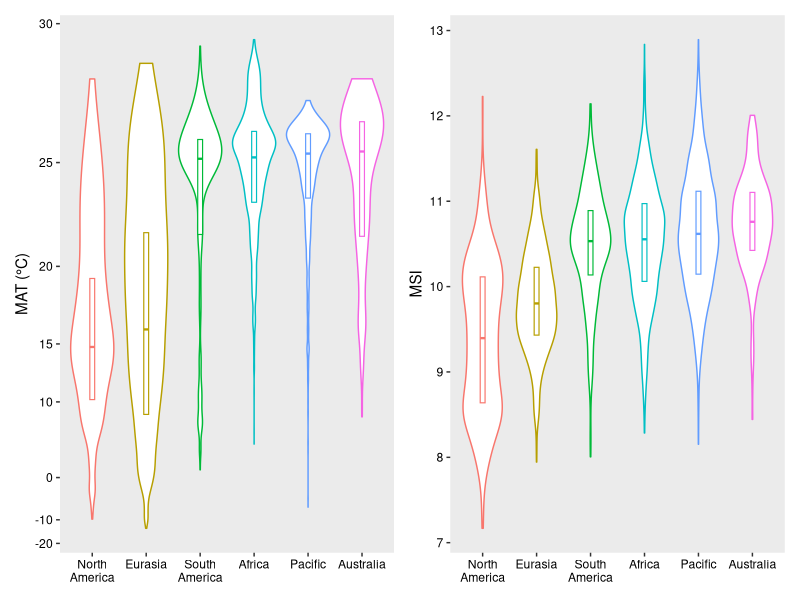
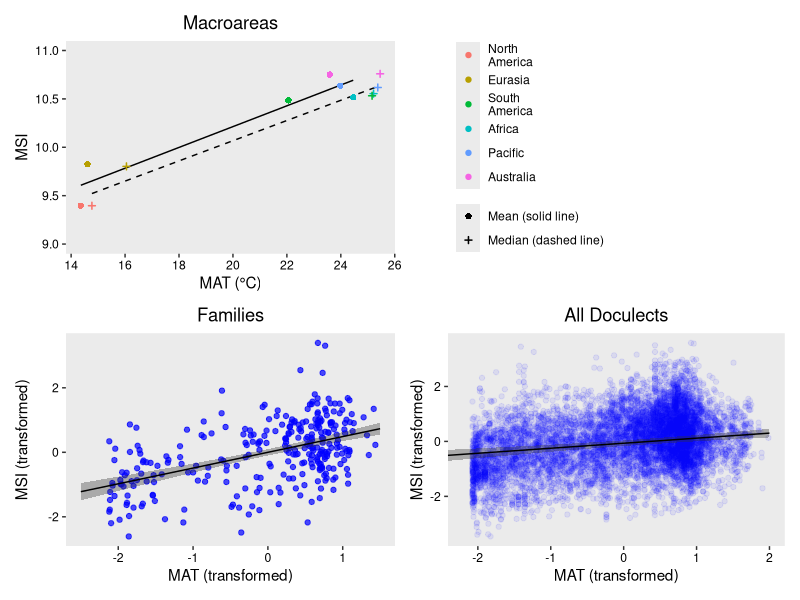
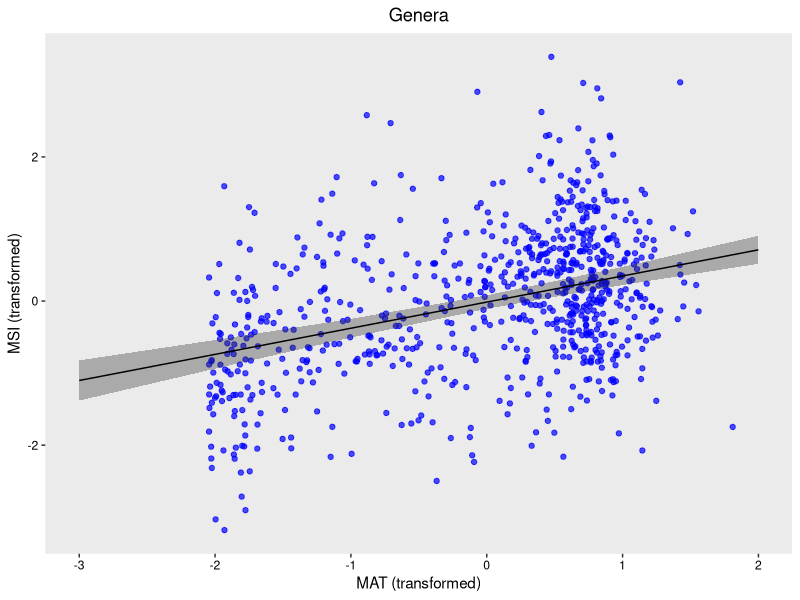
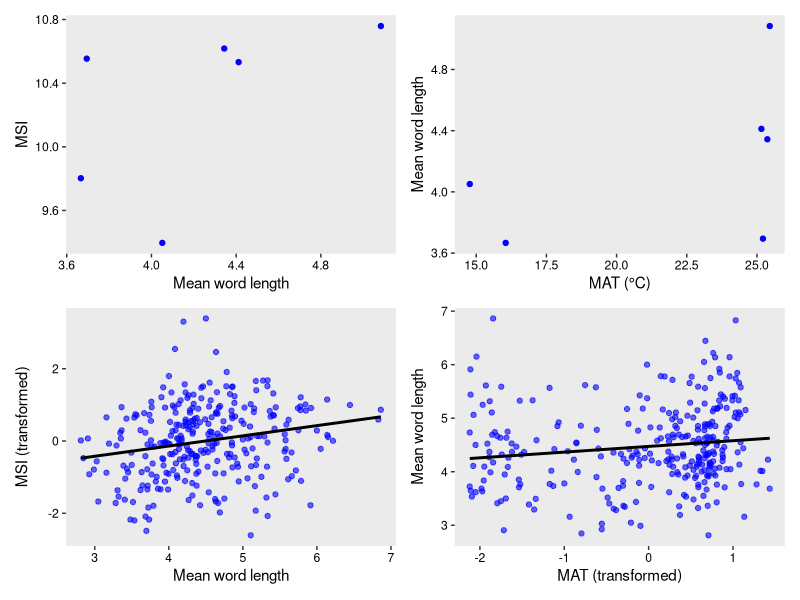
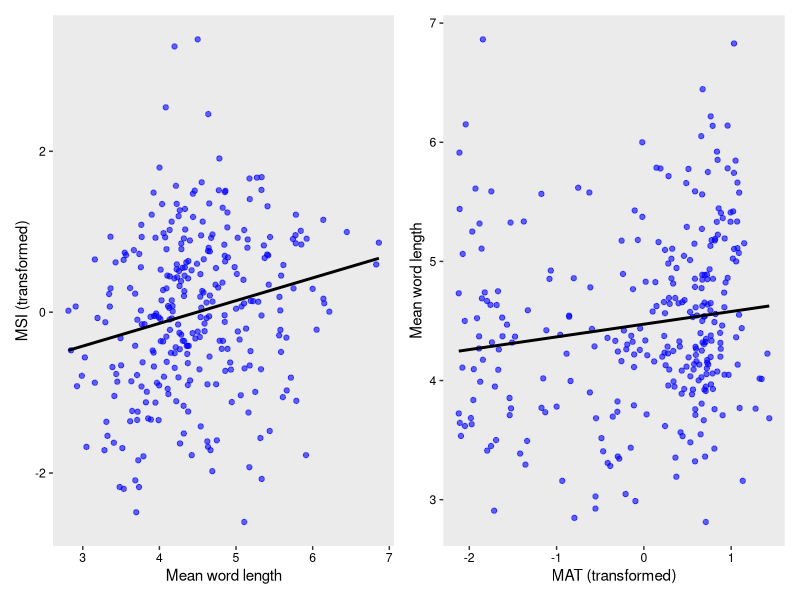
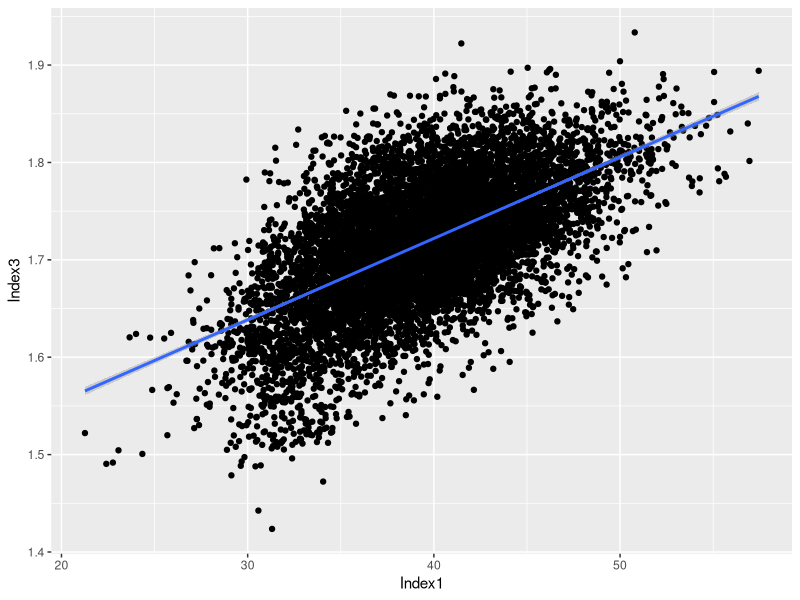
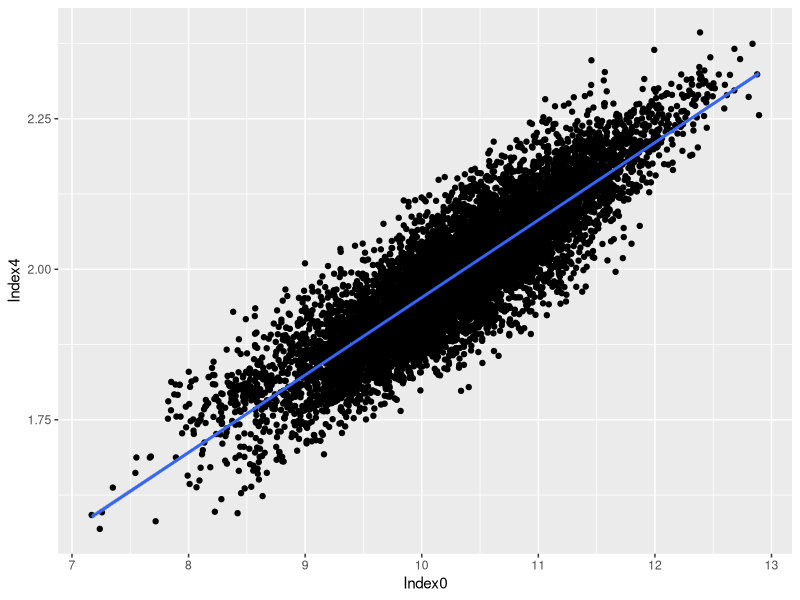
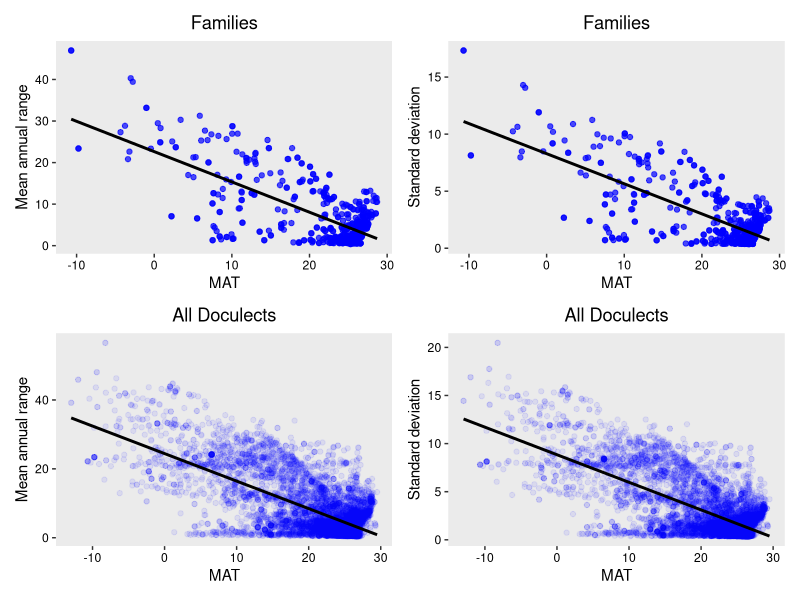

Generate these figures, in order, with R:
library(lmerTest)
library(ggplot2)
library(ggrepel)
library(ggeffects)
library(dplyr)
library(effects)
library(patchwork)
library(tibble)


# Read csv files
# ==============

d_mac <- read.csv(file = "data_macroarea.csv")
d_fam <- read.csv(file = "data_family.csv")
d_gen <- read.csv(file = "data_genus.csv")
d_all <- read.csv(file = "data.csv")

d_mac$Macroarea <- sub("Am", "\nAm", d_mac$Macroarea)
d_all$Macroarea <- sub("Am", "\nAm", d_all$Macroarea)
d_mac_mean <- d_mac %>% filter(Method == "mean")
d_mac_med <- d_mac %>% filter(Method == "median")
d_fam_mean <- d_fam %>% filter(Method == "mean")
d_gen_mean <- d_gen %>% filter(Method == "mean")


# Fit models
# ==========

m_mac_mean <- lm(Index0 ~ T, data = d_mac_mean)
m_mac_med <- lm(Index0 ~ T, data = d_mac_med)
m_fam <- lm(Index0_trans ~ T_trans, data = d_fam_mean)
m_gen <- lmer(Index0_trans ~ T_trans + (T_trans | Family), data = d_gen)
m_gen_1 <- lmer(Index0_trans ~ T_trans + (1 | Family), data = d_gen)
m_all <- lmer(Index0_trans ~ T_trans + (T_trans | Family), data = d_all)
m_all_1 <- lmer(Index0_trans ~ T_trans + (1 | Family), data = d_all)
anova(m_gen, m_gen_1)  # p < 0.001. Use m_gen
anova(m_all, m_all_1)  # p < 0.001. Use m_all

summary(m_mac_mean)
summary(m_mac_med)
summary(m_fam)
summary(m_gen)
summary(m_all)


# Plot distribution
# =================

order <- d_mac_med[order(d_mac_med$Index0), ]$Macroarea
d_mac$Macroarea <- factor(d_mac$Macroarea, levels = order) # reorder by medians
d_all$Macroarea <- factor(d_all$Macroarea, levels = order)

p01 <- ggplot(d_all, aes(x = Macroarea, y = T, color = Macroarea)) +
  geom_violin(scale = "width", width = 0.8) +
  geom_boxplot(width = 0.09, lwd = 0.4, outlier.shape = NA, coef = 0) +
  theme(panel.grid.major = element_blank(), panel.grid.minor = element_blank(),
        axis.text.x = element_text(color = "black"),
        axis.text.y = element_text(color = "black"),
        legend.position = "none", axis.title.x = element_blank()) +
  coord_trans(y = scales::exp_trans(1.06)) +
  scale_y_continuous(breaks = c(-20,-10,0,10,15,20,25,30)) +
  ylab("MAT (°C)")
p02 <- ggplot(d_all, aes(x = Macroarea, y = Index0, color = Macroarea)) +
  geom_violin(scale = "width", width = 0.75) +
  geom_boxplot(width = 0.09, lwd = 0.4, outlier.shape = NA, coef = 0) +
  theme(panel.grid.major = element_blank(), panel.grid.minor = element_blank(),
        axis.text.x = element_text(color = "black"),
        axis.text.y = element_text(color = "black"),
        legend.position = "none", axis.title.x = element_blank()) +
  ylab("MSI")
p01 + p02
# Then, save as distribution.pdf (7 * 4 inches)


# Plot correlation
# ================

e_mac_mean <- ggpredict(m_mac_mean, terms = "T")
e_mac_med <- ggpredict(m_mac_med, terms = "T")
e_fam <- ggpredict(m_fam, terms = "T_trans")
e_gen <- ggpredict(m_gen, terms = "T_trans")
e_all <- ggpredict(m_all, terms = "T_trans")

p1_labels <- c("Mean (solid line)", "Median (dashed line)")
p1 <- ggplot() +
  geom_line(data = e_mac_mean, aes(x, predicted)) +
  geom_line(data = e_mac_med, aes(x, predicted), linetype = "dashed") +
  geom_point(data = d_mac, aes(T, Index0, color = Macroarea,
                               shape = Method, stroke = Method, size = Method)) +
  scale_shape_manual(labels = p1_labels, values = c(16, 3)) +
  scale_size_manual(labels = p1_labels, values = c(1.5, 1.1)) +
  scale_discrete_manual(labels = p1_labels, aesthetics = "stroke", values = c(1, 0.8)) +
  theme(panel.grid.major = element_blank(), panel.grid.minor = element_blank(),
        axis.text.x = element_text(color = "black"),
        axis.text.y = element_text(color = "black"),
        legend.title = element_blank(),
        legend.spacing.y = unit(-0.5, "cm"), legend.margin = margin(),
        plot.title = element_text(hjust = 0.5)) +
  coord_cartesian(ylim = c(9, 11)) +
  ggtitle("Macroareas") +
  xlab("MAT (°C)") + ylab("MSI")
p2 <- ggplot() +
  geom_point(data = d_fam_mean, aes(T_trans, Index0_trans), color = "blue", alpha = 0.7) +
  geom_ribbon(data = e_fam, aes(x, ymin = conf.low, ymax = conf.high), alpha = 0.35) +
  geom_line(data = e_fam, aes(x, predicted)) +
  theme(panel.grid.major = element_blank(), panel.grid.minor = element_blank(),
        axis.text.x = element_text(color = "black"),
        axis.text.y = element_text(color = "black"),
        plot.title = element_text(hjust = 0.5)) +
  ggtitle("Families") +
  xlab("MAT (transformed)") + ylab("MSI (transformed)")
p3 <- ggplot() +
  geom_point(data = d_all, aes(T_trans, Index0_trans), color = "blue", alpha = 0.08) +
  geom_ribbon(data = e_all, aes(x, ymin = conf.low, ymax = conf.high), alpha = 0.35) +
  geom_line(data = e_all, aes(x, predicted)) +
  theme(panel.grid.major = element_blank(), panel.grid.minor = element_blank(),
        axis.text.x = element_text(color = "black"),
        axis.text.y = element_text(color = "black"),
        plot.title = element_text(hjust = 0.5)) +
  coord_cartesian(xlim = c(-2.2, 2)) +
  ggtitle("All Doculects") +
  xlab("MAT (transformed)") + ylab("MSI (transformed)")
p1 + guide_area() + p2 + p3 + plot_layout(guides = "collect", design = "AAB#\nCCDD")
# Then, save as correlation.pdf (6 * 6 inches)

ggplot() +
  geom_point(data = d_gen_mean, aes(T_trans, Index0_trans), color = "blue", alpha = 0.7) +
  geom_ribbon(data = e_gen, aes(x, ymin = conf.low, ymax = conf.high), alpha = 0.35) +
  geom_line(data = e_gen, aes(x, predicted)) +
  theme(panel.grid.major = element_blank(), panel.grid.minor = element_blank(),
        axis.text.x = element_text(color = "black"),
        axis.text.y = element_text(color = "black"),
        plot.title = element_text(hjust = 0.5)) +
  ggtitle("Genera") +
  xlab("MAT (transformed)") + ylab("MSI (transformed)")
# Then, save as correlation_genera.pdf (4 * 4 inches) (for SI)


# Correlation with word length
# ============================

m_s_wl_mac <- lm(Index0 ~ WL,  data = d_mac_med)
m_t_wl_mac <- lm(WL ~ T, data = d_mac_med)
m_s_wl_fam <- lm(Index0_trans ~ WL,  data = d_fam_mean)
m_t_wl_fam <- lm(WL ~ T_trans, data = d_fam_mean)
m_s_wl_all <- lm(Index0 ~ WL,  data = d_all)
m_t_wl_all <- lm(WL ~ T_trans, data = d_all)
summary(m_s_wl_mac)
summary(m_t_wl_mac)
summary(m_s_wl_fam)
summary(m_t_wl_fam)
summary(m_s_wl_all)
summary(m_t_wl_all)

p1 <- ggplot(d_mac_med, aes(WL, Index0)) +
  geom_point(color = "blue") +
  theme(panel.grid.major = element_blank(), panel.grid.minor = element_blank(),
        axis.text.x = element_text(color = "black"),
        axis.text.y = element_text(color = "black")) +
  xlab('Mean word length') + ylab('MSI')
p2 <- ggplot(d_mac_med, aes(T, WL)) +
  geom_point(color = "blue") +
  theme(panel.grid.major = element_blank(), panel.grid.minor = element_blank(),
        axis.text.x = element_text(color = "black"),
        axis.text.y = element_text(color = "black")) +
  xlab('MAT (°C)') + ylab('Mean word length')
p3 <- ggplot(d_fam_mean, aes(WL, Index0_trans)) +
  geom_point(color = "blue", alpha = 0.6) +
  geom_smooth(method = lm, color = "black", se = F) +
  theme(panel.grid.major = element_blank(), panel.grid.minor = element_blank(),
        axis.text.x = element_text(color = "black"),
        axis.text.y = element_text(color = "black")) +
  xlab('Mean word length') + ylab('MSI (transformed)')
p4 <- ggplot(d_fam_mean, aes(T_trans, WL)) +
  geom_point(color = "blue", alpha = 0.6) +
  geom_smooth(method = lm, color = "black", se = F) +
  theme(panel.grid.major = element_blank(), panel.grid.minor = element_blank(),
        axis.text.x = element_text(color = "black"),
        axis.text.y = element_text(color = "black")) +
  xlab('MAT (transformed)') + ylab('Mean word length')
p1 + p2 + p3 + p4  # Unused
p3 + p4
# Then, save as word_length.pdf (6 * 3 inches)

m_wl_fam_1 <- lm(Index0_trans ~ T_trans * WL, data = d_fam_mean)
m_wl_fam_2 <- lm(Index0_trans ~ T_trans + WL, data = d_fam_mean)
anova(m_wl_fam_1, m_wl_fam_2)  # Not significant. Use 2
m_wl_fam_3 <- lm(Index0_trans ~ T_trans, data = d_fam_mean)
m_wl_fam_4 <- lm(Index0_trans ~ WL, data = d_fam_mean)
anova(m_wl_fam_2, m_wl_fam_3)  # Significant. Use 2
anova(m_wl_fam_2, m_wl_fam_4)  # Significant. Use 2
summary(m_wl_fam_2)

# Unused
m_wl_all_1 <- lmer(Index0_trans ~ T_trans * WL + (T_trans * WL | Family), data = d_all)
m_wl_all_2 <- lmer(Index0_trans ~ T_trans * WL + (T_trans + WL | Family), data = d_all)
m_wl_all_3 <- lmer(Index0_trans ~ T_trans + WL + (T_trans * WL | Family), data = d_all)
m_wl_all_4 <- lmer(Index0_trans ~ T_trans + WL + (T_trans + WL | Family), data = d_all)
m_wl_all_5 <- lmer(Index0_trans ~ T_trans + (T_trans * WL | Family), data = d_all)
anova(m_wl_all_1, m_wl_all_2)  # Significant. Use 1
anova(m_wl_all_1, m_wl_all_3)  # Not significant. Use 3
anova(m_wl_all_3, m_wl_all_4)  # Significant. Use 3
anova(m_wl_all_3, m_wl_all_5)  # Significant. Use 3
summary(m_wl_all_3)


# Linear correlation between different sonority scales (for SI)
# =============================================================

r2s <- matrix(0, 5, 5)
ps <- matrix(0, 5, 5)
for (i in 0:4) {
  for (j in 0:4) {
    if (i == j) next
    fomula <- paste("Index", i, " ~ ", "Index", j, sep = "")
    fomula_trans <- paste("Index", i, "_trans ~ ", "Index", j, "_trans", sep = "")
    r2s[i + 1, j + 1] <- summary(lm(fomula, data = d_all))$r.squared
    ps[i + 1, j + 1] <- summary(lm(fomula, data = d_all))$coefficients[8]
  }
}
print(r2s)
print(ps)

ggplot(d_all, aes(x = Index1, y = Index3)) + geom_point() + geom_smooth(method = lm)
ggplot(d_all, aes(x = Index0, y = Index4)) + geom_point() + geom_smooth(method = lm)
m_in0_in4 <- lm(Index4 ~ Index0, data = d_all)
summary(m_in0_in4)


# Linear correlation between mean annual range or standard deviation
# ==================================================================

m_all_diff_sd <- lm(T_sd ~ T_diff, data = d_all)
summary(m_all_diff_sd)

m_fam_diff_0 <- lm(Index0_trans ~ T_trans * T_diff, data = d_fam)
m_fam_diff_1 <- lm(Index0_trans ~ T_trans + T_diff, data = d_fam)
anova(m_fam_diff_0, m_fam_diff_1)  # p = 0.216. Use m_fam_diff_1
summary(m_fam_diff_1)

m_fam_sd_0 <- lm(Index0_trans ~ T_trans * T_sd, data = d_fam)
m_fam_sd_1 <- lm(Index0_trans ~ T_trans + T_sd, data = d_fam)
anova(m_fam_sd_0, m_fam_sd_1)  # p = 0.170. Use m_fam_sd_1
summary(m_fam_sd_1)

m_fam_diff <- lm(T_diff ~ T, data = d_fam)
m_fam_sd <- lm(T_sd ~ T, data = d_fam)
m_all_diff <- lm(T_diff ~ T, data = d_all)
m_all_sd <- lm(T_sd ~ T, data = d_all)
summary(m_fam_diff)
summary(m_fam_sd)
summary(m_all_diff)
summary(m_all_sd)

p1 <- ggplot(d_fam, aes(T, T_diff)) +
  geom_point(color = "blue", alpha = 0.7) +
  geom_smooth(method = lm, color = "black", se = F) +
  theme(panel.grid.major = element_blank(), panel.grid.minor = element_blank(),
        axis.text.x = element_text(color = "black"),
        axis.text.y = element_text(color = "black"),
        plot.title = element_text(hjust = 0.5)) +
  ggtitle("Families") +
  xlab("MAT") + ylab("Mean annual range")
p2 <- ggplot(d_fam, aes(T, T_sd)) +
  geom_point(color = "blue", alpha = 0.7) +
  geom_smooth(method = lm, color = "black", se = F) +
  theme(panel.grid.major = element_blank(), panel.grid.minor = element_blank(),
        axis.text.x = element_text(color = "black"),
        axis.text.y = element_text(color = "black"),
        plot.title = element_text(hjust = 0.5)) +
  ggtitle("Families") +
  xlab("MAT") + ylab("Standard deviation")
p3 <- ggplot(d_all, aes(T, T_diff)) +
  geom_point(color = "blue", alpha = 0.08) +
  geom_smooth(method = lm, color = "black", se = F) +
  theme(panel.grid.major = element_blank(), panel.grid.minor = element_blank(),
        axis.text.x = element_text(color = "black"),
        axis.text.y = element_text(color = "black"),
        plot.title = element_text(hjust = 0.5)) +
  ggtitle("All Doculects") +
  xlab("MAT") + ylab("Mean annual range")
p4 <- ggplot(d_all, aes(T, T_sd)) +
  geom_point(color = "blue", alpha = 0.08) +
  geom_smooth(method = lm, color = "black", se = F) +
  theme(panel.grid.major = element_blank(), panel.grid.minor = element_blank(),
        axis.text.x = element_text(color = "black"),
        axis.text.y = element_text(color = "black"),
        plot.title = element_text(hjust = 0.5)) +
  ggtitle("All Doculects") +
  xlab("MAT") + ylab("Standard deviation")
(p1 + p2) / (p3 + p4)
# Then, save as range.pdf (6 * 6 inches) (for SI)
